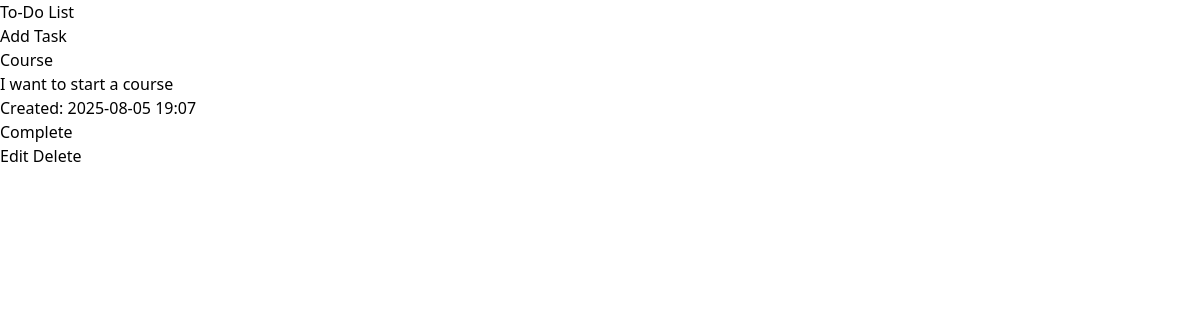
The app's page /, older data.
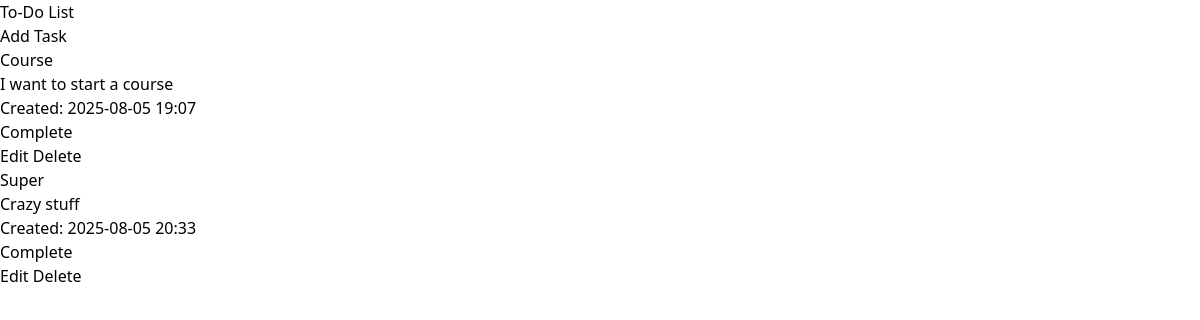
The same page, newer data.
### myapp/models.py (models this page shows, shortened)
class Task(models.Model):
         title = models.CharField(max_length=200)
         description = models.TextField(blank=True)
         completed = models.BooleanField(default=False)
         created_at = models.DateTimeField(auto_now_add=True)
         updated_at = models.DateTimeField(auto_now=True)

### myapp/views.py (the view)
# urls.py: path('', views.task_list, name='task_list'),
def task_list(request):
    tasks = Task.objects.all()
    return render(request, 'myapp/task_list.html', {'tasks': tasks})

### myapp/templates/myapp/task_list.html (shortened to what this page needs)
{% extends 'myapp/base.html' %}
     {% block content %}
     <div class="mb-4">
         <a href="{% url 'task_create' %}" class="bg-blue-500 text-white px-4 py-2 rounded hover:bg-blue-600">Add Task</a>
     </div>
     <ul class="space-y-4">
         {% for task in tasks %}
         <li class="bg-white p-4 rounded shadow flex justify-between items-center">
             <div>
                 <h2 class="{% if task.completed %}line-through text-gray-500{% else %}text-lg font-semibold{% endif %}">
                     {{ task.title }}
                 </h2>
                 <p class="text-gray-600">{{ task.description }}</p>
                 <p class="text-sm text-gray-400">Created: {{ task.created_at|date:"Y-m-d H:i" }}</p>
             </div>
             <div class="space-x-2">
                 <form action="{% url 'task_toggle' task.pk %}" method="post" class="inline">
                     <button type="submit" class="bg-{% if task.completed %}gray-400{% else %}green-500{% endif %} text-white px-2 py-1 rounded hover:bg-{% if task.completed %}gray-500{% else %}green-600{% endif %}">
                         {% if task.completed %}Undo{% else %}Complete{% endif %}
                     </button>
                 </form>
                 <a href="{% url 'task_update' task.pk %}" class="bg-yellow-500 text-white px-2 py-1 rounded hover:bg-yellow-600">Edit</a>
                 <a href="{% url 'task_delete' task.pk %}" class="bg-red-500 text-white px-2 py-1 rounded hover:bg-red-600">Delete</a>
             </div>
         </li>
         {% empty %}
         <li class="text-center text-gray-600">No tasks yet.</li>
         {% endfor %}
     </ul>
     {% endblock %}

### myapp/templates/myapp/base.html (shortened to what this page needs)
{% load static %}
<!DOCTYPE html>
<html lang="en">
<head>
    <link href="{% static 'css/tailwind.css' %}" rel="stylesheet">
</head>
<body class="bg-gray-100 font-sans">
    <div class="container mx-auto p-4">
        <h1 class="text-3xl font-bold text-center mb-6">To-Do List</h1>
        {% block content %}
        {% endblock %}
    </div>
</body>
</html>

Row changes from the older to the newer data that the page shows:
added Task: title "Super", description "Crazy stuff", created_at "2025-08-05 20:33", completed "Complete"
